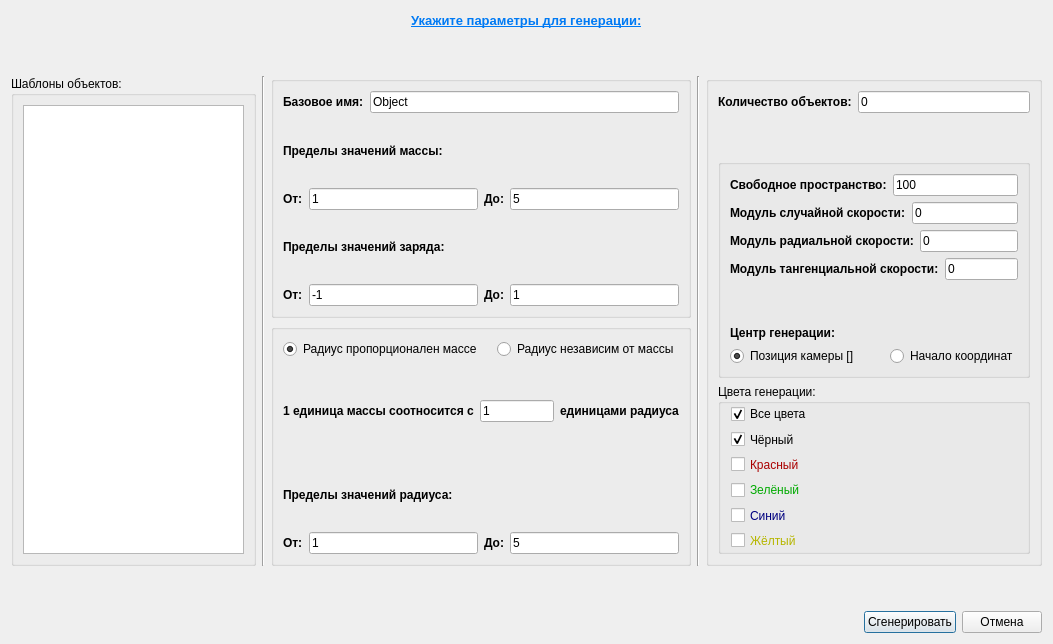
<?xml version="1.0" encoding="UTF-8"?>
<ui version="4.0">
 <class>GenerateWidget</class>
 <widget class="QDialog" name="GenerateWidget">
  <property name="geometry">
   <rect>
    <x>0</x>
    <y>0</y>
    <width>1053</width>
    <height>644</height>
   </rect>
  </property>
  <property name="windowTitle">
   <string>Настройки генерации</string>
  </property>
  <layout class="QVBoxLayout" name="verticalLayout_14">
   <item>
    <layout class="QVBoxLayout" name="verticalLayout_13">
     <item>
      <layout class="QHBoxLayout" name="horizontalLayout">
       <item>
        <spacer name="horizontalSpacer">
         <property name="orientation">
          <enum>Qt::Horizontal</enum>
         </property>
         <property name="sizeHint" stdset="0">
          <size>
           <width>40</width>
           <height>20</height>
          </size>
         </property>
        </spacer>
       </item>
       <item>
        <widget class="QLabel" name="label">
         <property name="font">
          <font>
           <pointsize>10</pointsize>
           <weight>75</weight>
           <bold>true</bold>
          </font>
         </property>
         <property name="text">
          <string>&lt;html&gt;&lt;head/&gt;&lt;body&gt;&lt;p&gt;&lt;a href=&quot;dwq&quot;&gt;&lt;span style=&quot; text-decoration: underline; color:#007af4;&quot;&gt;Укажите параметры для генерации:&lt;/span&gt;&lt;/a&gt;&lt;/p&gt;&lt;/body&gt;&lt;/html&gt;</string>
         </property>
        </widget>
       </item>
       <item>
        <spacer name="horizontalSpacer_2">
         <property name="orientation">
          <enum>Qt::Horizontal</enum>
         </property>
         <property name="sizeHint" stdset="0">
          <size>
           <width>40</width>
           <height>20</height>
          </size>
         </property>
        </spacer>
       </item>
      </layout>
     </item>
     <item>
      <spacer name="verticalSpacer">
       <property name="orientation">
        <enum>Qt::Vertical</enum>
       </property>
       <property name="sizeHint" stdset="0">
        <size>
         <width>20</width>
         <height>40</height>
        </size>
       </property>
      </spacer>
     </item>
     <item>
      <layout class="QHBoxLayout" name="horizontalLayout_12">
       <item>
        <widget class="QGroupBox" name="groupBox_5">
         <property name="minimumSize">
          <size>
           <width>200</width>
           <height>0</height>
          </size>
         </property>
         <property name="maximumSize">
          <size>
           <width>300</width>
           <height>16777215</height>
          </size>
         </property>
         <property name="title">
          <string>Шаблоны объектов:</string>
         </property>
         <layout class="QVBoxLayout" name="verticalLayout_12">
          <item>
           <widget class="QListWidget" name="patterns_list">
            <property name="palette">
             <palette>
              <active>
               <colorrole role="Text">
                <brush brushstyle="SolidPattern">
                 <color alpha="255">
                  <red>170</red>
                  <green>0</green>
                  <blue>0</blue>
                 </color>
                </brush>
               </colorrole>
               <colorrole role="PlaceholderText">
                <brush brushstyle="SolidPattern">
                 <color alpha="128">
                  <red>170</red>
                  <green>0</green>
                  <blue>0</blue>
                 </color>
                </brush>
               </colorrole>
              </active>
              <inactive>
               <colorrole role="Text">
                <brush brushstyle="SolidPattern">
                 <color alpha="255">
                  <red>170</red>
                  <green>0</green>
                  <blue>0</blue>
                 </color>
                </brush>
               </colorrole>
               <colorrole role="PlaceholderText">
                <brush brushstyle="SolidPattern">
                 <color alpha="128">
                  <red>170</red>
                  <green>0</green>
                  <blue>0</blue>
                 </color>
                </brush>
               </colorrole>
              </inactive>
              <disabled>
               <colorrole role="Text">
                <brush brushstyle="SolidPattern">
                 <color alpha="127">
                  <red>255</red>
                  <green>255</green>
                  <blue>255</blue>
                 </color>
                </brush>
               </colorrole>
               <colorrole role="PlaceholderText">
                <brush brushstyle="SolidPattern">
                 <color alpha="128">
                  <red>231</red>
                  <green>231</green>
                  <blue>231</blue>
                 </color>
                </brush>
               </colorrole>
              </disabled>
             </palette>
            </property>
            <property name="font">
             <font>
              <weight>75</weight>
              <bold>true</bold>
             </font>
            </property>
           </widget>
          </item>
         </layout>
        </widget>
       </item>
       <item>
        <widget class="Line" name="line_2">
         <property name="orientation">
          <enum>Qt::Vertical</enum>
         </property>
        </widget>
       </item>
       <item>
        <layout class="QVBoxLayout" name="verticalLayout_11">
         <item>
          <widget class="QGroupBox" name="groupBox_3">
           <property name="title">
            <string/>
           </property>
           <layout class="QVBoxLayout" name="verticalLayout_10">
            <item>
             <layout class="QVBoxLayout" name="verticalLayout_9">
              <item>
               <layout class="QHBoxLayout" name="horizontalLayout_2">
                <item>
                 <widget class="QLabel" name="base_name_lab">
                  <property name="font">
                   <font>
                    <pointsize>9</pointsize>
                    <weight>75</weight>
                    <bold>true</bold>
                   </font>
                  </property>
                  <property name="text">
                   <string>Базовое имя:</string>
                  </property>
                 </widget>
                </item>
                <item>
                 <widget class="QLineEdit" name="lineEdit">
                  <property name="text">
                   <string>Object</string>
                  </property>
                 </widget>
                </item>
               </layout>
              </item>
              <item>
               <layout class="QHBoxLayout" name="horizontalLayout_6">
                <item>
                 <layout class="QVBoxLayout" name="verticalLayout">
                  <item>
                   <widget class="QLabel" name="mass_lab">
                    <property name="font">
                     <font>
                      <pointsize>9</pointsize>
                      <weight>75</weight>
                      <bold>true</bold>
                     </font>
                    </property>
                    <property name="text">
                     <string>Пределы значений массы:</string>
                    </property>
                   </widget>
                  </item>
                  <item>
                   <layout class="QHBoxLayout" name="horizontalLayout_4">
                    <item>
                     <widget class="QLabel" name="label_5">
                      <property name="font">
                       <font>
                        <pointsize>9</pointsize>
                        <weight>75</weight>
                        <bold>true</bold>
                       </font>
                      </property>
                      <property name="text">
                       <string>От:</string>
                      </property>
                     </widget>
                    </item>
                    <item>
                     <widget class="QLineEdit" name="mas1">
                      <property name="text">
                       <string>1</string>
                      </property>
                     </widget>
                    </item>
                    <item>
                     <widget class="QLabel" name="label_6">
                      <property name="font">
                       <font>
                        <pointsize>9</pointsize>
                        <weight>75</weight>
                        <bold>true</bold>
                       </font>
                      </property>
                      <property name="text">
                       <string>До:</string>
                      </property>
                     </widget>
                    </item>
                    <item>
                     <widget class="QLineEdit" name="mass2">
                      <property name="text">
                       <string>5</string>
                      </property>
                     </widget>
                    </item>
                   </layout>
                  </item>
                 </layout>
                </item>
               </layout>
              </item>
              <item>
               <layout class="QVBoxLayout" name="verticalLayout_2">
                <item>
                 <widget class="QLabel" name="q_lab">
                  <property name="font">
                   <font>
                    <pointsize>9</pointsize>
                    <weight>75</weight>
                    <bold>true</bold>
                   </font>
                  </property>
                  <property name="text">
                   <string>Пределы значений заряда:</string>
                  </property>
                 </widget>
                </item>
                <item>
                 <layout class="QHBoxLayout" name="horizontalLayout_5">
                  <item>
                   <widget class="QLabel" name="label_8">
                    <property name="font">
                     <font>
                      <pointsize>9</pointsize>
                      <weight>75</weight>
                      <bold>true</bold>
                     </font>
                    </property>
                    <property name="text">
                     <string>От:</string>
                    </property>
                   </widget>
                  </item>
                  <item>
                   <widget class="QLineEdit" name="q1">
                    <property name="text">
                     <string>-1</string>
                    </property>
                   </widget>
                  </item>
                  <item>
                   <widget class="QLabel" name="label_9">
                    <property name="font">
                     <font>
                      <pointsize>9</pointsize>
                      <weight>75</weight>
                      <bold>true</bold>
                     </font>
                    </property>
                    <property name="text">
                     <string>До:</string>
                    </property>
                   </widget>
                  </item>
                  <item>
                   <widget class="QLineEdit" name="q2">
                    <property name="text">
                     <string>1</string>
                    </property>
                   </widget>
                  </item>
                 </layout>
                </item>
               </layout>
              </item>
             </layout>
            </item>
           </layout>
          </widget>
         </item>
         <item>
          <widget class="QGroupBox" name="groupBox_2">
           <property name="title">
            <string/>
           </property>
           <layout class="QVBoxLayout" name="verticalLayout_4">
            <item>
             <layout class="QVBoxLayout" name="verticalLayout_3">
              <item>
               <layout class="QHBoxLayout" name="horizontalLayout_9">
                <item>
                 <widget class="QRadioButton" name="radprop">
                  <property name="text">
                   <string>Радиус пропорционален массе</string>
                  </property>
                  <property name="checked">
                   <bool>true</bool>
                  </property>
                 </widget>
                </item>
                <item>
                 <spacer name="horizontalSpacer_5">
                  <property name="orientation">
                   <enum>Qt::Horizontal</enum>
                  </property>
                  <property name="sizeHint" stdset="0">
                   <size>
                    <width>40</width>
                    <height>20</height>
                   </size>
                  </property>
                 </spacer>
                </item>
                <item>
                 <widget class="QRadioButton" name="radnprop">
                  <property name="text">
                   <string>Радиус независим от массы</string>
                  </property>
                 </widget>
                </item>
               </layout>
              </item>
              <item>
               <layout class="QHBoxLayout" name="prop_lay">
                <item>
                 <widget class="QLabel" name="p_lab">
                  <property name="font">
                   <font>
                    <pointsize>9</pointsize>
                    <weight>75</weight>
                    <bold>true</bold>
                   </font>
                  </property>
                  <property name="text">
                   <string>1 единица массы соотносится с</string>
                  </property>
                 </widget>
                </item>
                <item>
                 <widget class="QLineEdit" name="p_line">
                  <property name="text">
                   <string>1</string>
                  </property>
                 </widget>
                </item>
                <item>
                 <widget class="QLabel" name="ed_lab">
                  <property name="font">
                   <font>
                    <pointsize>9</pointsize>
                    <weight>75</weight>
                    <bold>true</bold>
                   </font>
                  </property>
                  <property name="text">
                   <string>единицами радиуса</string>
                  </property>
                 </widget>
                </item>
               </layout>
              </item>
              <item>
               <layout class="QVBoxLayout" name="rad_lay">
                <item>
                 <layout class="QHBoxLayout" name="horizontalLayout_11">
                  <item>
                   <widget class="QLabel" name="rad_lab">
                    <property name="font">
                     <font>
                      <pointsize>9</pointsize>
                      <weight>75</weight>
                      <bold>true</bold>
                     </font>
                    </property>
                    <property name="text">
                     <string>Пределы значений радиуса:</string>
                    </property>
                   </widget>
                  </item>
                 </layout>
                </item>
                <item>
                 <layout class="QHBoxLayout" name="horizontalLayout_7">
                  <item>
                   <widget class="QLabel" name="rad1_lab">
                    <property name="font">
                     <font>
                      <pointsize>9</pointsize>
                      <weight>75</weight>
                      <bold>true</bold>
                     </font>
                    </property>
                    <property name="text">
                     <string>От:</string>
                    </property>
                   </widget>
                  </item>
                  <item>
                   <widget class="QLineEdit" name="rad1">
                    <property name="text">
                     <string>1</string>
                    </property>
                   </widget>
                  </item>
                  <item>
                   <widget class="QLabel" name="rad2_lab">
                    <property name="font">
                     <font>
                      <pointsize>9</pointsize>
                      <weight>75</weight>
                      <bold>true</bold>
                     </font>
                    </property>
                    <property name="text">
                     <string>До:</string>
                    </property>
                   </widget>
                  </item>
                  <item>
                   <widget class="QLineEdit" name="rad2">
                    <property name="text">
                     <string>5</string>
                    </property>
                   </widget>
                  </item>
                 </layout>
                </item>
               </layout>
              </item>
             </layout>
            </item>
           </layout>
          </widget>
         </item>
        </layout>
       </item>
       <item>
        <widget class="Line" name="line">
         <property name="orientation">
          <enum>Qt::Vertical</enum>
         </property>
        </widget>
       </item>
       <item>
        <widget class="QGroupBox" name="groupBox_6">
         <property name="title">
          <string/>
         </property>
         <layout class="QVBoxLayout" name="verticalLayout_8">
          <item>
           <layout class="QHBoxLayout" name="horizontalLayout_14">
            <item>
             <widget class="QLabel" name="free_lab_4">
              <property name="font">
               <font>
                <pointsize>9</pointsize>
                <weight>75</weight>
                <bold>true</bold>
               </font>
              </property>
              <property name="text">
               <string>Количество объектов:</string>
              </property>
             </widget>
            </item>
            <item>
             <widget class="QLineEdit" name="count">
              <property name="text">
               <string>0</string>
              </property>
             </widget>
            </item>
           </layout>
          </item>
          <item>
           <spacer name="verticalSpacer_3">
            <property name="orientation">
             <enum>Qt::Vertical</enum>
            </property>
            <property name="sizeHint" stdset="0">
             <size>
              <width>20</width>
              <height>40</height>
             </size>
            </property>
           </spacer>
          </item>
          <item>
           <widget class="QGroupBox" name="groupBox_4">
            <property name="title">
             <string/>
            </property>
            <layout class="QVBoxLayout" name="verticalLayout_6">
             <item>
              <layout class="QVBoxLayout" name="verticalLayout_5">
               <item>
                <layout class="QHBoxLayout" name="horizontalLayout_3">
                 <item>
                  <widget class="QLabel" name="free_lab">
                   <property name="font">
                    <font>
                     <pointsize>9</pointsize>
                     <weight>75</weight>
                     <bold>true</bold>
                    </font>
                   </property>
                   <property name="text">
                    <string>Свободное пространство:</string>
                   </property>
                  </widget>
                 </item>
                 <item>
                  <widget class="QLineEdit" name="space">
                   <property name="text">
                    <string>100</string>
                   </property>
                  </widget>
                 </item>
                </layout>
               </item>
               <item>
                <layout class="QHBoxLayout" name="horizontalLayout_16">
                 <item>
                  <widget class="QLabel" name="max_speed_lab">
                   <property name="font">
                    <font>
                     <pointsize>9</pointsize>
                     <weight>75</weight>
                     <bold>true</bold>
                    </font>
                   </property>
                   <property name="text">
                    <string>Модуль случайной скорости:</string>
                   </property>
                  </widget>
                 </item>
                 <item>
                  <widget class="QLineEdit" name="mx_speed_line">
                   <property name="text">
                    <string>0</string>
                   </property>
                  </widget>
                 </item>
                </layout>
               </item>
               <item>
                <layout class="QHBoxLayout" name="horizontalLayout_8">
                 <item>
                  <widget class="QLabel" name="rad_speed_lab">
                   <property name="font">
                    <font>
                     <pointsize>9</pointsize>
                     <weight>75</weight>
                     <bold>true</bold>
                    </font>
                   </property>
                   <property name="text">
                    <string>Модуль радиальной скорости:</string>
                   </property>
                  </widget>
                 </item>
                 <item>
                  <widget class="QLineEdit" name="speed">
                   <property name="text">
                    <string>0</string>
                   </property>
                  </widget>
                 </item>
                </layout>
               </item>
               <item>
                <layout class="QHBoxLayout" name="horizontalLayout_17">
                 <item>
                  <widget class="QLabel" name="tang_speed_lab">
                   <property name="font">
                    <font>
                     <pointsize>9</pointsize>
                     <weight>75</weight>
                     <bold>true</bold>
                    </font>
                   </property>
                   <property name="text">
                    <string>Модуль тангенциальной скорости:</string>
                   </property>
                  </widget>
                 </item>
                 <item>
                  <widget class="QLineEdit" name="tangentum_speed">
                   <property name="text">
                    <string>0</string>
                   </property>
                  </widget>
                 </item>
                </layout>
               </item>
               <item>
                <spacer name="verticalSpacer_4">
                 <property name="orientation">
                  <enum>Qt::Vertical</enum>
                 </property>
                 <property name="sizeHint" stdset="0">
                  <size>
                   <width>20</width>
                   <height>40</height>
                  </size>
                 </property>
                </spacer>
               </item>
               <item>
                <layout class="QVBoxLayout" name="verticalLayout_7">
                 <item>
                  <widget class="QLabel" name="center_lab">
                   <property name="font">
                    <font>
                     <pointsize>9</pointsize>
                     <weight>75</weight>
                     <bold>true</bold>
                    </font>
                   </property>
                   <property name="text">
                    <string>Центр генерации:</string>
                   </property>
                  </widget>
                 </item>
                 <item>
                  <layout class="QHBoxLayout" name="horizontalLayout_10">
                   <item>
                    <widget class="QRadioButton" name="cam1">
                     <property name="text">
                      <string>Позиция камеры []</string>
                     </property>
                     <property name="checked">
                      <bool>true</bool>
                     </property>
                    </widget>
                   </item>
                   <item>
                    <spacer name="horizontalSpacer_4">
                     <property name="orientation">
                      <enum>Qt::Horizontal</enum>
                     </property>
                     <property name="sizeHint" stdset="0">
                      <size>
                       <width>40</width>
                       <height>20</height>
                      </size>
                     </property>
                    </spacer>
                   </item>
                   <item>
                    <widget class="QRadioButton" name="coord">
                     <property name="text">
                      <string>Начало координат</string>
                     </property>
                    </widget>
                   </item>
                  </layout>
                 </item>
                </layout>
               </item>
              </layout>
             </item>
            </layout>
           </widget>
          </item>
          <item>
           <widget class="QGroupBox" name="groupBox">
            <property name="minimumSize">
             <size>
              <width>0</width>
              <height>170</height>
             </size>
            </property>
            <property name="title">
             <string>Цвета генерации:</string>
            </property>
            <widget class="QWidget" name="layoutWidget">
             <property name="geometry">
              <rect>
               <x>13</x>
               <y>20</y>
               <width>77</width>
               <height>146</height>
              </rect>
             </property>
             <layout class="QVBoxLayout" name="verticalLayout_15">
              <item>
               <widget class="QCheckBox" name="all_colors">
                <property name="text">
                 <string>Все цвета</string>
                </property>
                <property name="checked">
                 <bool>true</bool>
                </property>
               </widget>
              </item>
              <item>
               <widget class="QCheckBox" name="black">
                <property name="text">
                 <string>Чёрный</string>
                </property>
                <property name="checked">
                 <bool>true</bool>
                </property>
               </widget>
              </item>
              <item>
               <widget class="QCheckBox" name="red">
                <property name="palette">
                 <palette>
                  <active>
                   <colorrole role="WindowText">
                    <brush brushstyle="SolidPattern">
                     <color alpha="255">
                      <red>170</red>
                      <green>0</green>
                      <blue>0</blue>
                     </color>
                    </brush>
                   </colorrole>
                   <colorrole role="Text">
                    <brush brushstyle="SolidPattern">
                     <color alpha="255">
                      <red>170</red>
                      <green>0</green>
                      <blue>0</blue>
                     </color>
                    </brush>
                   </colorrole>
                   <colorrole role="PlaceholderText">
                    <brush brushstyle="SolidPattern">
                     <color alpha="128">
                      <red>170</red>
                      <green>0</green>
                      <blue>0</blue>
                     </color>
                    </brush>
                   </colorrole>
                  </active>
                  <inactive>
                   <colorrole role="WindowText">
                    <brush brushstyle="SolidPattern">
                     <color alpha="255">
                      <red>170</red>
                      <green>0</green>
                      <blue>0</blue>
                     </color>
                    </brush>
                   </colorrole>
                   <colorrole role="Text">
                    <brush brushstyle="SolidPattern">
                     <color alpha="255">
                      <red>170</red>
                      <green>0</green>
                      <blue>0</blue>
                     </color>
                    </brush>
                   </colorrole>
                   <colorrole role="PlaceholderText">
                    <brush brushstyle="SolidPattern">
                     <color alpha="128">
                      <red>170</red>
                      <green>0</green>
                      <blue>0</blue>
                     </color>
                    </brush>
                   </colorrole>
                  </inactive>
                  <disabled>
                   <colorrole role="WindowText">
                    <brush brushstyle="SolidPattern">
                     <color alpha="127">
                      <red>255</red>
                      <green>255</green>
                      <blue>255</blue>
                     </color>
                    </brush>
                   </colorrole>
                   <colorrole role="Text">
                    <brush brushstyle="SolidPattern">
                     <color alpha="127">
                      <red>255</red>
                      <green>255</green>
                      <blue>255</blue>
                     </color>
                    </brush>
                   </colorrole>
                   <colorrole role="PlaceholderText">
                    <brush brushstyle="SolidPattern">
                     <color alpha="128">
                      <red>231</red>
                      <green>231</green>
                      <blue>231</blue>
                     </color>
                    </brush>
                   </colorrole>
                  </disabled>
                 </palette>
                </property>
                <property name="text">
                 <string>Красный</string>
                </property>
               </widget>
              </item>
              <item>
               <widget class="QCheckBox" name="green">
                <property name="palette">
                 <palette>
                  <active>
                   <colorrole role="WindowText">
                    <brush brushstyle="SolidPattern">
                     <color alpha="255">
                      <red>0</red>
                      <green>170</green>
                      <blue>0</blue>
                     </color>
                    </brush>
                   </colorrole>
                   <colorrole role="Text">
                    <brush brushstyle="SolidPattern">
                     <color alpha="255">
                      <red>0</red>
                      <green>170</green>
                      <blue>0</blue>
                     </color>
                    </brush>
                   </colorrole>
                   <colorrole role="PlaceholderText">
                    <brush brushstyle="SolidPattern">
                     <color alpha="128">
                      <red>0</red>
                      <green>170</green>
                      <blue>0</blue>
                     </color>
                    </brush>
                   </colorrole>
                  </active>
                  <inactive>
                   <colorrole role="WindowText">
                    <brush brushstyle="SolidPattern">
                     <color alpha="255">
                      <red>0</red>
                      <green>170</green>
                      <blue>0</blue>
                     </color>
                    </brush>
                   </colorrole>
                   <colorrole role="Text">
                    <brush brushstyle="SolidPattern">
                     <color alpha="255">
                      <red>0</red>
                      <green>170</green>
                      <blue>0</blue>
                     </color>
                    </brush>
                   </colorrole>
                   <colorrole role="PlaceholderText">
                    <brush brushstyle="SolidPattern">
                     <color alpha="128">
                      <red>0</red>
                      <green>170</green>
                      <blue>0</blue>
                     </color>
                    </brush>
                   </colorrole>
                  </inactive>
                  <disabled>
                   <colorrole role="WindowText">
                    <brush brushstyle="SolidPattern">
                     <color alpha="127">
                      <red>255</red>
                      <green>255</green>
                      <blue>255</blue>
                     </color>
                    </brush>
                   </colorrole>
                   <colorrole role="Text">
                    <brush brushstyle="SolidPattern">
                     <color alpha="127">
                      <red>255</red>
                      <green>255</green>
                      <blue>255</blue>
                     </color>
                    </brush>
                   </colorrole>
                   <colorrole role="PlaceholderText">
                    <brush brushstyle="SolidPattern">
                     <color alpha="128">
                      <red>231</red>
                      <green>231</green>
                      <blue>231</blue>
                     </color>
                    </brush>
                   </colorrole>
                  </disabled>
                 </palette>
                </property>
                <property name="text">
                 <string>Зелёный</string>
                </property>
               </widget>
              </item>
              <item>
               <widget class="QCheckBox" name="blue">
                <property name="palette">
                 <palette>
                  <active>
                   <colorrole role="WindowText">
                    <brush brushstyle="SolidPattern">
                     <color alpha="255">
                      <red>0</red>
                      <green>0</green>
                      <blue>127</blue>
                     </color>
                    </brush>
                   </colorrole>
                   <colorrole role="Text">
                    <brush brushstyle="SolidPattern">
                     <color alpha="255">
                      <red>0</red>
                      <green>0</green>
                      <blue>127</blue>
                     </color>
                    </brush>
                   </colorrole>
                   <colorrole role="PlaceholderText">
                    <brush brushstyle="SolidPattern">
                     <color alpha="128">
                      <red>0</red>
                      <green>0</green>
                      <blue>127</blue>
                     </color>
                    </brush>
                   </colorrole>
                  </active>
                  <inactive>
                   <colorrole role="WindowText">
                    <brush brushstyle="SolidPattern">
                     <color alpha="255">
                      <red>0</red>
                      <green>0</green>
                      <blue>127</blue>
                     </color>
                    </brush>
                   </colorrole>
                   <colorrole role="Text">
                    <brush brushstyle="SolidPattern">
                     <color alpha="255">
                      <red>0</red>
                      <green>0</green>
                      <blue>127</blue>
                     </color>
                    </brush>
                   </colorrole>
                   <colorrole role="PlaceholderText">
                    <brush brushstyle="SolidPattern">
                     <color alpha="128">
                      <red>0</red>
                      <green>0</green>
                      <blue>127</blue>
                     </color>
                    </brush>
                   </colorrole>
                  </inactive>
                  <disabled>
                   <colorrole role="WindowText">
                    <brush brushstyle="SolidPattern">
                     <color alpha="127">
                      <red>255</red>
                      <green>255</green>
                      <blue>255</blue>
                     </color>
                    </brush>
                   </colorrole>
                   <colorrole role="Text">
                    <brush brushstyle="SolidPattern">
                     <color alpha="127">
                      <red>255</red>
                      <green>255</green>
                      <blue>255</blue>
                     </color>
                    </brush>
                   </colorrole>
                   <colorrole role="PlaceholderText">
                    <brush brushstyle="SolidPattern">
                     <color alpha="128">
                      <red>231</red>
                      <green>231</green>
                      <blue>231</blue>
                     </color>
                    </brush>
                   </colorrole>
                  </disabled>
                 </palette>
                </property>
                <property name="text">
                 <string>Синий</string>
                </property>
               </widget>
              </item>
              <item>
               <widget class="QCheckBox" name="yellow">
                <property name="palette">
                 <palette>
                  <active>
                   <colorrole role="WindowText">
                    <brush brushstyle="SolidPattern">
                     <color alpha="255">
                      <red>182</red>
                      <green>182</green>
                      <blue>0</blue>
                     </color>
                    </brush>
                   </colorrole>
                   <colorrole role="Text">
                    <brush brushstyle="SolidPattern">
                     <color alpha="255">
                      <red>184</red>
                      <green>184</green>
                      <blue>0</blue>
                     </color>
                    </brush>
                   </colorrole>
                   <colorrole role="PlaceholderText">
                    <brush brushstyle="SolidPattern">
                     <color alpha="128">
                      <red>184</red>
                      <green>184</green>
                      <blue>0</blue>
                     </color>
                    </brush>
                   </colorrole>
                  </active>
                  <inactive>
                   <colorrole role="WindowText">
                    <brush brushstyle="SolidPattern">
                     <color alpha="255">
                      <red>182</red>
                      <green>182</green>
                      <blue>0</blue>
                     </color>
                    </brush>
                   </colorrole>
                   <colorrole role="Text">
                    <brush brushstyle="SolidPattern">
                     <color alpha="255">
                      <red>184</red>
                      <green>184</green>
                      <blue>0</blue>
                     </color>
                    </brush>
                   </colorrole>
                   <colorrole role="PlaceholderText">
                    <brush brushstyle="SolidPattern">
                     <color alpha="128">
                      <red>184</red>
                      <green>184</green>
                      <blue>0</blue>
                     </color>
                    </brush>
                   </colorrole>
                  </inactive>
                  <disabled>
                   <colorrole role="WindowText">
                    <brush brushstyle="SolidPattern">
                     <color alpha="127">
                      <red>255</red>
                      <green>255</green>
                      <blue>255</blue>
                     </color>
                    </brush>
                   </colorrole>
                   <colorrole role="Text">
                    <brush brushstyle="SolidPattern">
                     <color alpha="127">
                      <red>255</red>
                      <green>255</green>
                      <blue>255</blue>
                     </color>
                    </brush>
                   </colorrole>
                   <colorrole role="PlaceholderText">
                    <brush brushstyle="SolidPattern">
                     <color alpha="128">
                      <red>231</red>
                      <green>231</green>
                      <blue>231</blue>
                     </color>
                    </brush>
                   </colorrole>
                  </disabled>
                 </palette>
                </property>
                <property name="text">
                 <string>Жёлтый</string>
                </property>
               </widget>
              </item>
             </layout>
            </widget>
           </widget>
          </item>
         </layout>
        </widget>
       </item>
      </layout>
     </item>
     <item>
      <spacer name="verticalSpacer_2">
       <property name="orientation">
        <enum>Qt::Vertical</enum>
       </property>
       <property name="sizeHint" stdset="0">
        <size>
         <width>20</width>
         <height>40</height>
        </size>
       </property>
      </spacer>
     </item>
     <item>
      <layout class="QHBoxLayout" name="horizontalLayout_13">
       <item>
        <spacer name="horizontalSpacer_3">
         <property name="orientation">
          <enum>Qt::Horizontal</enum>
         </property>
         <property name="sizeHint" stdset="0">
          <size>
           <width>40</width>
           <height>20</height>
          </size>
         </property>
        </spacer>
       </item>
       <item>
        <widget class="QPushButton" name="pushButton">
         <property name="text">
          <string>Сгенерировать</string>
         </property>
        </widget>
       </item>
       <item>
        <widget class="QPushButton" name="pushButton_2">
         <property name="text">
          <string>Отмена</string>
         </property>
        </widget>
       </item>
      </layout>
     </item>
    </layout>
   </item>
  </layout>
 </widget>
 <resources/>
 <connections/>
</ui>
